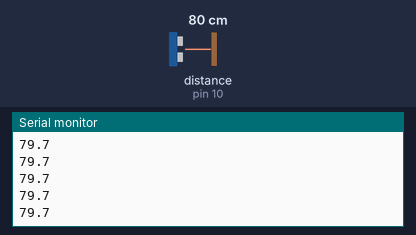
Simulated run of this sketch. Board: Arduino Uno, built with avr-gcc and run on an emulated ATmega328P. Parts: the last lines printed to the serial monitor. Wiring (inferred from the names in the program): ultrasonic range finder: trigger pin 9; echo pin 10. The inputs (shaded band) are chosen by the test bench; at power-on: distance to the obstacle (sensor on pin 10) 80 cm. The echo pulse lasts 58.3 µs per cm.

Above: at 1.2 s.
1.3 s: distance to the obstacle (sensor on pin 10) set to 2 cm
At 2.1 s:
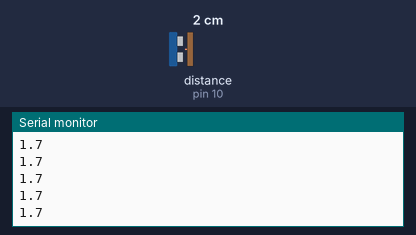
2.8 s: distance to the obstacle (sensor on pin 10) set to 4 cm
At 3.5 s:
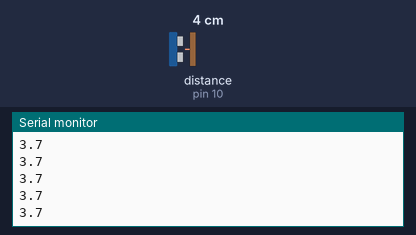
Timing chart, 0 to 5.8 s (numbered marks = the images above; inputs shaded):
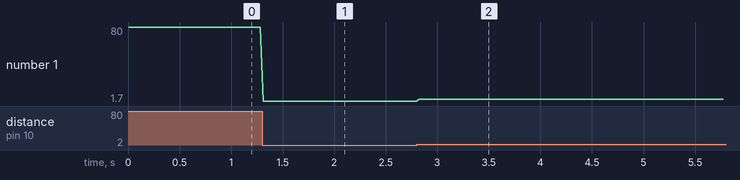

Measured:
- after the input at 1.3 s, the serial monitor: prints a new line at once (image 1)
- after the input at 2.8 s, the serial monitor: prints a new line at once (image 2)
- plotted number 1: 79.7 → 1.7 after the input at 1.3 s, 1.7 → 3.7 after the input at 2.8 s

The sketch:

distance_sensor.ino
```cpp
// Hand Flight - HC-SR04 거리 센서 → 시리얼 출력
// 배선 (Arduino Nano / Uno):
//   HC-SR04 VCC  -> 5V
//   HC-SR04 GND  -> GND
//   HC-SR04 TRIG -> D9
//   HC-SR04 ECHO -> D10
// 출력: 한 줄에 거리(cm) 하나, 예) "12.3\n"  (115200 baud)

const int TRIG_PIN = 9;
const int ECHO_PIN = 10;

void setup() {
  Serial.begin(115200);
  pinMode(TRIG_PIN, OUTPUT);
  pinMode(ECHO_PIN, INPUT);
}

float readDistanceCm() {
  digitalWrite(TRIG_PIN, LOW);
  delayMicroseconds(2);
  digitalWrite(TRIG_PIN, HIGH);
  delayMicroseconds(10);
  digitalWrite(TRIG_PIN, LOW);
  // 25ms 타임아웃 ≈ 최대 4m
  unsigned long duration = pulseIn(ECHO_PIN, HIGH, 25000UL);
  if (duration == 0) return -1;          // 측정 실패
  return duration * 0.0343 / 2.0;        // 음속 343m/s
}

void loop() {
  float d = readDistanceCm();
  if (d > 0 && d < 200) {
    Serial.println(d, 1);
  }
  delay(30); // 약 30Hz
}
```
